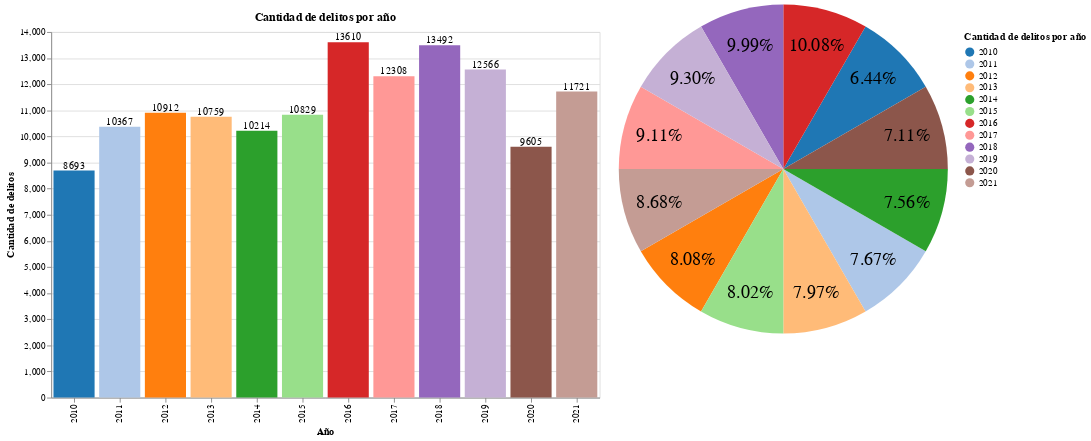

Notebook source saved alongside this figure:
### Code cell
# grafico de barras de la cantidad de crimenes en cada año y circular para porcentaje que tiene cada año usando altair
df_count = df.groupby("ANO").size().reset_index(name="count")

bars = alt.Chart(df_count).mark_bar().encode(
    x=alt.X("ANO:O", title="Año"),
    y=alt.Y("count:Q", title="Cantidad de delitos"),
    color=alt.Color("ANO:N", legend=alt.Legend(title="Cantidad de delitos por año"), scale=alt.Scale(scheme="category20"))
    
).properties(
    width=600,
    height=400,
    title="Cantidad de delitos por año"
)

# Gráfico de texto para los números de delitos
text_bars = bars.mark_text(
    align='center',
    baseline='bottom',
).encode(
    text='count:Q',
    color=alt.value('black')
)

# Superponer el gráfico de texto en el gráfico de barras
chart_bar = bars + text_bars

# Grafico circular 
total_crime = df_count["count"].sum()
df_count["percent"] = (df_count["count"] / total_crime) * 100
df_count["percent_format"]=df_count["percent"].map("{:.2f}%".format)    

base = alt.Chart(df_count).encode(
    alt.Theta("percent_format:N").stack(True),
    alt.Color("ANO:N", scale=alt.Scale(scheme="category20")),
)
pie=base.mark_arc(outerRadius=180)  
text_pie = base.mark_text(radius=140, size=20).encode(text=alt.Text("percent_format:N"), color=alt.value("black"))
chart_pie = pie + text_pie
graph = alt.hconcat(chart_bar, chart_pie)

graph

### Figure 1 — Vega-Lite specification as saved in the notebook (floating-point values rounded to 4 significant figures)
{"config": {"view": {"continuousWidth": 300, "continuousHeight": 300}}, "hconcat": [{"layer": [{"mark": {"type": "bar"}, "encoding": {"color": {"field": "ANO", "legend": {"title": "Cantidad de delitos por año"}, "scale": {"scheme": "category20"}, "type": "nominal"}, "x": {"field": "ANO", "title": "Año", "type": "ordinal"}, "y": {"field": "count", "title": "Cantidad de delitos", "type": "quantitative"}}, "title": "Cantidad de delitos por año"}, {"mark": {"type": "text", "align": "center", "baseline": "bottom"}, "encoding": {"color": {"value": "black"}, "text": {"field": "count", "type": "quantitative"}, "x": {"field": "ANO", "title": "Año", "type": "ordinal"}, "y": {"field": "count", "title": "Cantidad de delitos", "type": "quantitative"}}, "title": "Cantidad de delitos por año"}], "height": 400, "width": 600}, {"layer": [{"mark": {"type": "arc", "outerRadius": 180}, "encoding": {"color": {"field": "ANO", "scale": {"scheme": "category20"}, "type": "nominal"}, "theta": {"field": "percent_format", "stack": true, "type": "nominal"}}}, {"mark": {"type": "text", "radius": 140, "size": 20}, "encoding": {"color": {"value": "black"}, "text": {"field": "percent_format", "type": "nominal"}, "theta": {"field": "percent_format", "stack": true, "type": "nominal"}}}]}], "data": {"name": "data-06d8d1bf9b1df534b70ab6f75768da16"}, "$schema": "https://vega.github.io/schema/vega-lite/v5.15.1.json", "datasets": {"data-06d8d1bf9b1df534b70ab6f75768da16": [{"ANO": "2010", "count": 8693, "percent": 6.436, "percent_format": "6.44%"}, {"ANO": "2011", "count": 10367, "percent": 7.675, "percent_format": "7.67%"}, {"ANO": "2012", "count": 10912, "percent": 8.078, "percent_format": "8.08%"}, {"ANO": "2013", "count": 10759, "percent": 7.965, "percent_format": "7.97%"}, {"ANO": "2014", "count": 10214, "percent": 7.562, "percent_format": "7.56%"}, {"ANO": "2015", "count": 10829, "percent": 8.017, "percent_format": "8.02%"}, {"ANO": "2016", "count": 13610, "percent": 10.08, "percent_format": "10.08%"}, {"ANO": "2017", "count": 12308, "percent": 9.112, "percent_format": "9.11%"}, {"ANO": "2018", "count": 13492, "percent": 9.988, "percent_format": "9.99%"}, {"ANO": "2019", "count": 12566, "percent": 9.303, "percent_format": "9.30%"}, {"ANO": "2020", "count": 9605, "percent": 7.111, "percent_format": "7.11%"}, {"ANO": "2021", "count": 11721, "percent": 8.677, "percent_format": "8.68%"}]}}
